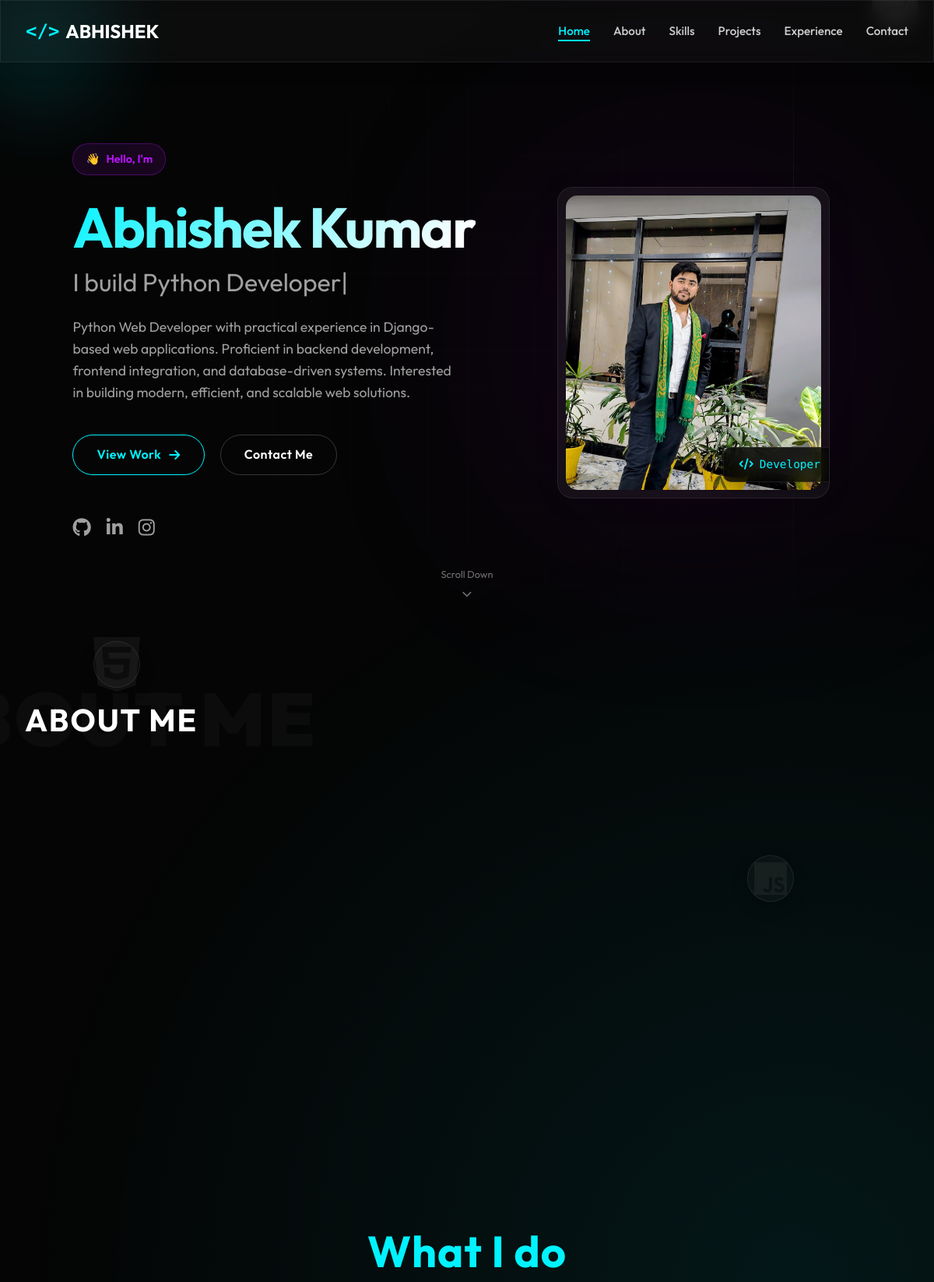
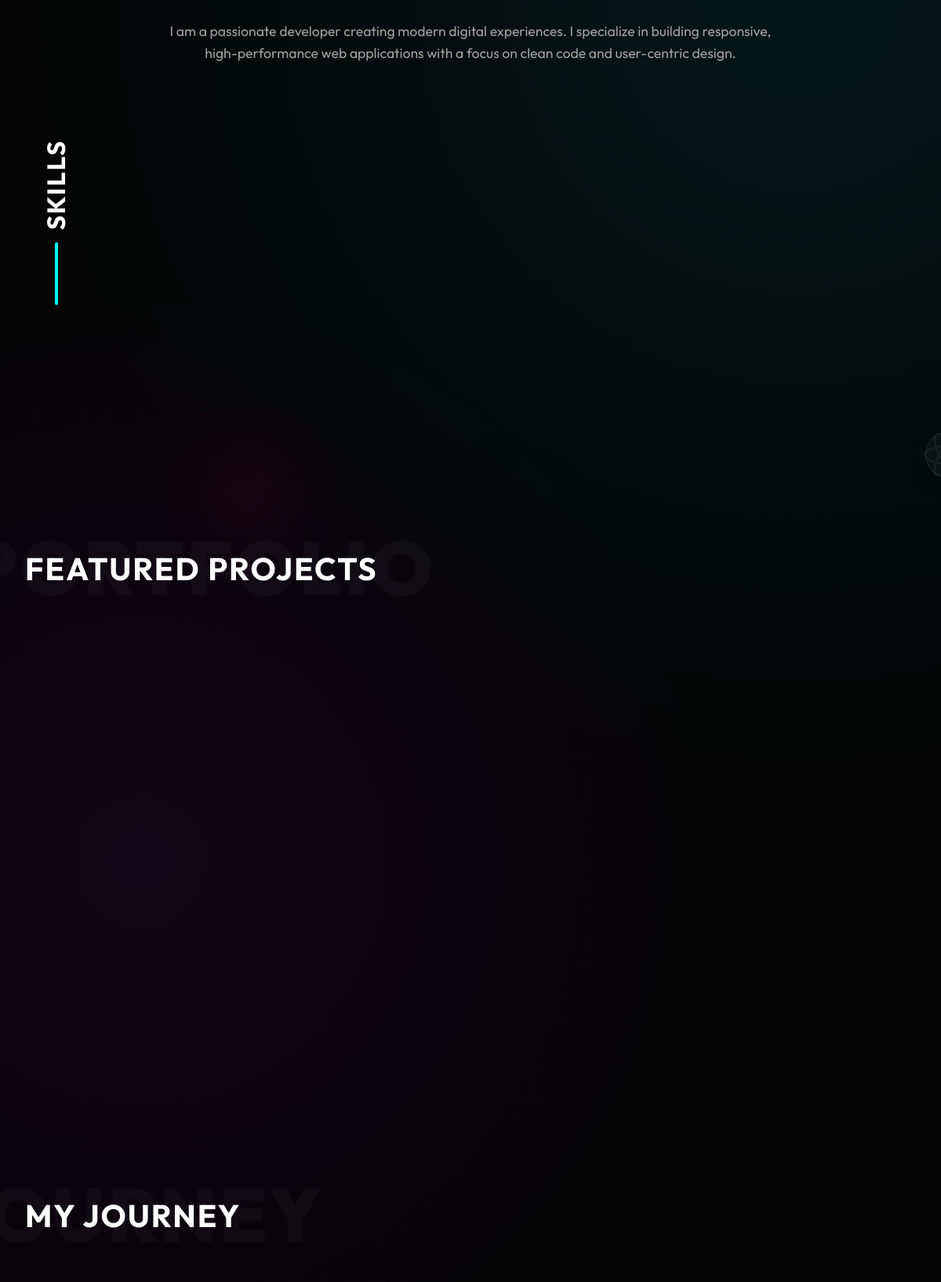
The page / (upper part) on the database its author committed (2 pictures, top to bottom).
### portfolio/models.py (models this page shows, shortened)
class Profile(models.Model):
    name = models.CharField(max_length=100)
    role = models.CharField(max_length=100, help_text="e.g. Full Stack Developer")
    bio = models.TextField()
    image = models.ImageField(upload_to='profile/')

### portfolio/views.py (the view, shortened to what this page needs)
# urls.py: path('', views.home, name='home'),
def home(request):
    profile = Profile.objects.first()
    skills = Skill.objects.all()
    projects = Project.objects.all()
    educations = Education.objects.all().order_by('-start_date')
    experiences = Experience.objects.all().order_by('-start_date')
    context = {
        'profile': profile,
        'skills': skills,
        'projects': projects,
        'educations': educations,
        'experiences': experiences,
    }
    return render(request, 'portfolio/home.html', context)

### portfolio/templates/portfolio/home.html (shortened to what this page needs)
{% extends 'portfolio/base.html' %}
{% block content %}
<section id="home" class="hero-section">
    <div class="container hero-container">
        <div class="hero-content">
            <div class="hello-badge fade-in-up">
                <span class="wave">👋</span> Hello, I'm
            </div>
            <h1 class="hero-title fade-in-up delay-1">
                <span class="gradient-text">{{ profile.name|default:"Abhishek" }}</span>
            </h1>
            <h2 class="hero-subtitle fade-in-up delay-2">
                I build <span class="typing-text"></span>
            </h2>
            <p class="hero-description fade-in-up delay-3">
                {{ profile.bio|default:"Passionate developer crafting digital experiences with code and creativity." }}
            </p>
            <div class="hero-actions fade-in-up delay-4">
                <a href="#projects" class="btn btn-primary glow-effect">
                    <span>View Work</span>
                    <i class="fas fa-arrow-right"></i>
                </a>
                <a href="#contact" class="btn btn-outline">
                    <span>Contact Me</span>
                </a>
            </div>
            <div class="social-hero fade-in-up delay-5">
                <a href="#" class="social-icon"><i class="fab fa-github"></i></a>
                <a href="#" class="social-icon"><i class="fab fa-linkedin-in"></i></a>
                <a href="#" class="social-icon"><i class="fab fa-instagram"></i></a>
            </div>
        </div>
        <div class="hero-visual fade-in delay-2">
            <div class="profile-card glass-card tilt-element">
                {% if profile.image %}
                <img src="{{ profile.image.url }}" alt="{{ profile.name }}" class="profile-img">
                {% else %}
                <div class="profile-placeholder">
                    <i class="fas fa-user-astronaut"></i>
                </div>
                {% endif %}
                <div class="code-badge">
                    <i class="fas fa-code"></i> Developer
                </div>
            </div>
            <div class="floating-icon icon-python"><i class="fab fa-python"></i></div>
            <div class="floating-icon icon-react"><i class="fab fa-react"></i></div>
        </div>
    </div>
    <div class="scroll-down">
        <span>Scroll Down</span>
        <i class="fas fa-chevron-down bouncing"></i>
    </div>
</section>
<section id="about" class="about-section section-padding">
    <div class="container">
        <h2 class="section-heading text-center" data-text="About Me">About Me</h2>
        <div class="bento-grid-wrapper">
            <div class="stats-widget-grid">
            </div>
        </div>
    </div>
</section>
<section id="skills" class="skills-ref-section section-padding">
    <div class="container">
        <div class="skills-header text-center">
            <h2 class="section-title">What I do</h2>
            <p class="section-subtitle">
                I am a passionate developer creating modern digital experiences.
                I specialize in building responsive, high-performance web applications with a focus on clean code and
                user-centric design.
            </p>
        </div>
        <div class="skills-layout">
            <div class="skills-sidebar-left">
                <div class="vertical-label">
                    <span class="label-text">Skills</span>
                    <div class="label-bar"></div>
                </div>
            </div>
            <div class="skills-grid-ref">
            </div>
        </div>
    </div>
</section>
<section id="projects" class="projects-section section-padding">
    <div class="container">
        <h2 class="section-heading text-center" data-text="Portfolio">Featured Projects</h2>
        <div class="projects-grid-masonry">
        </div>
    </div>
</section>
<section id="experience" class="timeline-section section-padding">
    <div class="container">
        <h2 class="section-heading text-center" data-text="Journey">My Journey</h2>
    </div>
</section>
{% endblock %}

### portfolio/templates/portfolio/base.html (shortened to what this page needs)
{% load static %}
<!DOCTYPE html>
<html lang="en">
<head>
    <link rel="stylesheet" href="https://cdnjs.cloudflare.com/ajax/libs/font-awesome/6.4.0/css/all.min.css">
    <link rel="stylesheet" href="{% static 'portfolio/css/style.css' %}">
</head>
<body>
    <div class="bg-gradient"></div>
    <div class="bg-grid"></div>
    <nav class="glass-nav">
        <div class="nav-container">
            <a href="#home" class="logo">
                <span class="logo-symbol">&lt;/&gt;</span>
                <span class="logo-text">ABHISHEK</span>
            </a>
            <ul class="nav-links">
                <li><a href="#home" class="nav-link active">Home</a></li>
                <li><a href="#about" class="nav-link">About</a></li>
                <li><a href="#skills" class="nav-link">Skills</a></li>
                <li><a href="#projects" class="nav-link">Projects</a></li>
                <li><a href="#experience" class="nav-link">Experience</a></li>
                <li><a href="#contact" class="nav-link">Contact</a></li>
            </ul>
        </div>
    </nav>
    <div class="decor-shape shape-1"></div>
    <div class="decor-shape shape-3"></div>
    <i class="fab fa-html5 floating-icon float-1"></i>
    <i class="fab fa-js floating-icon float-3"></i>
    <i class="fas fa-code floating-icon float-6"></i>
    <main>
        {% block content %}
        {% endblock %}
    </main>
</body>
</html>

### rows shown on the page
Profile: name "Abhishek Kumar", bio "Python Web Developer with practical experience in Django-based web applications. Proficient in backend development, frontend integration, and database-driven systems. Interested in building modern, efficient, and scalable web solutions.", image (picture)
